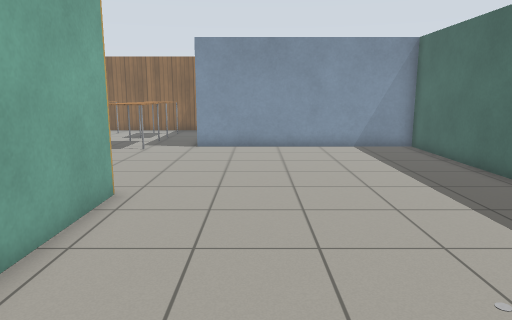
view 1 (above)

19 first-person views from a walk through a Gazebo world. The camera is 1.2 m above the floor, tilts 10° down and sees 70° across. The floor is counted in squares, 0.5 m on a side. Each view is taken from the middle of a square. On the plan, view 1 faces up. The plan holds only what a view shows up to about 20 squares ahead; the rest is blank. The robots in the file are not drawn. Gazebo's built-in surfaces are drawn with simple patterns. Some surface patterns are stand-ins.

view 2
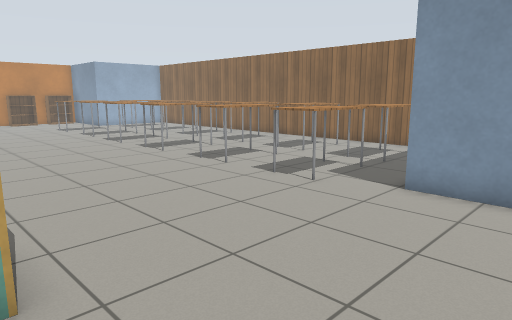

view 3
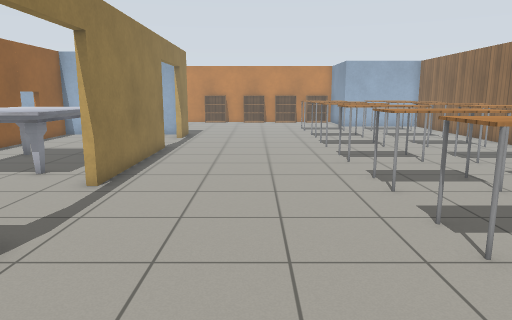

view 4
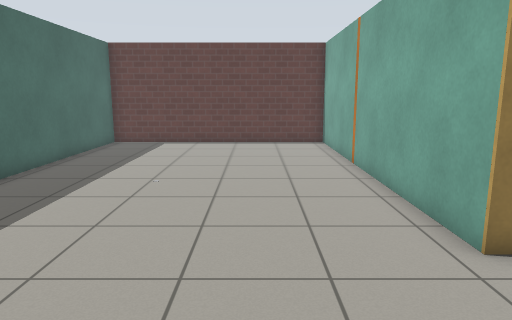

view 5
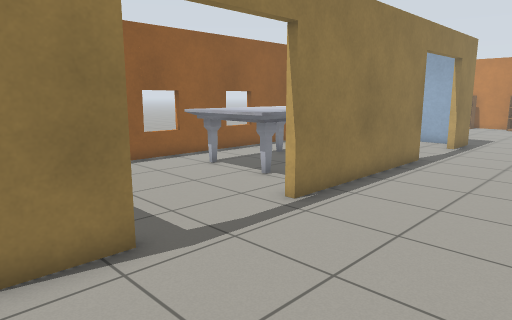

view 6
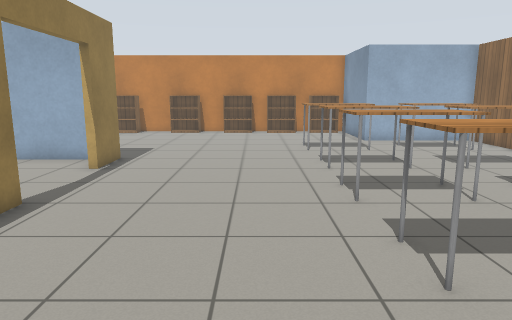

view 7
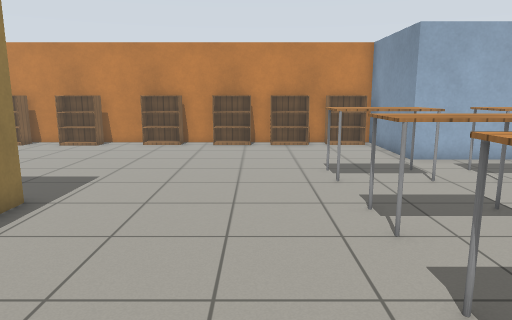

view 8
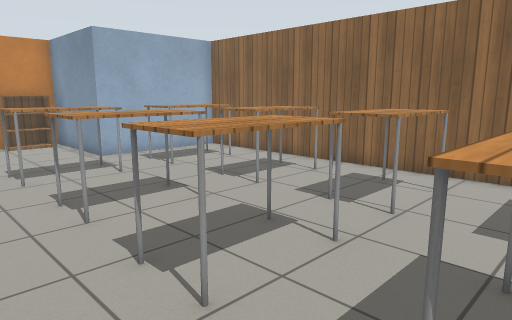

view 9
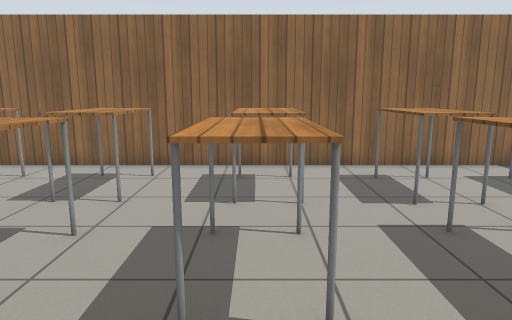

view 10
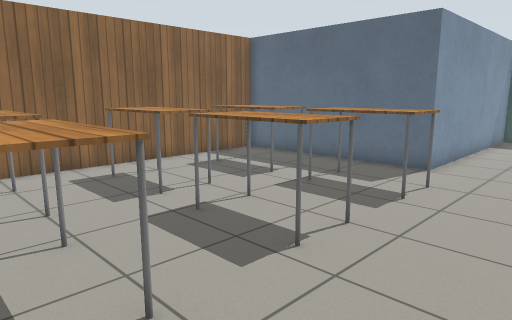

view 11
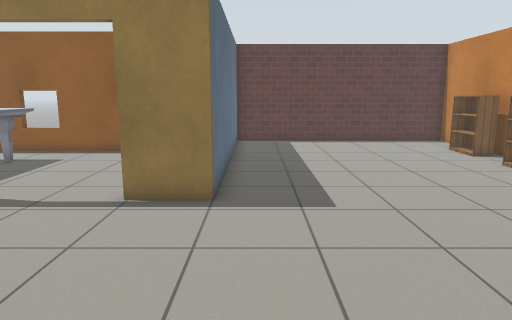

view 12
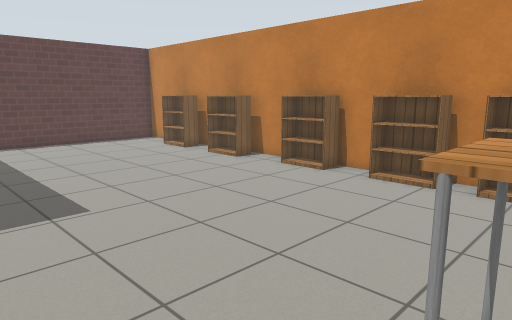

view 13
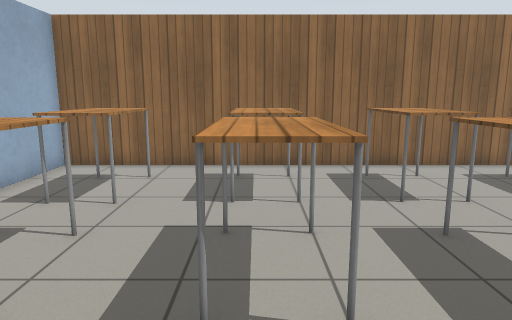

view 14
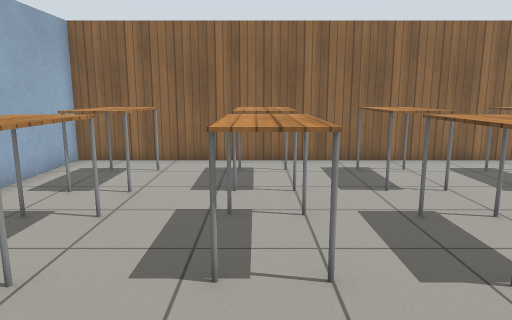

view 15
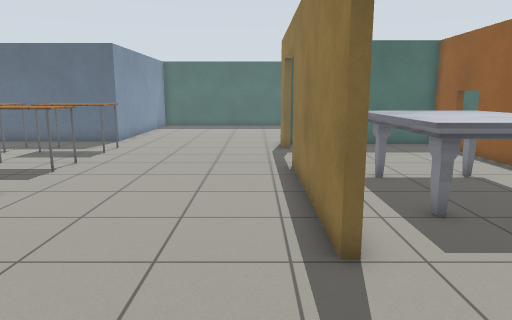

view 16
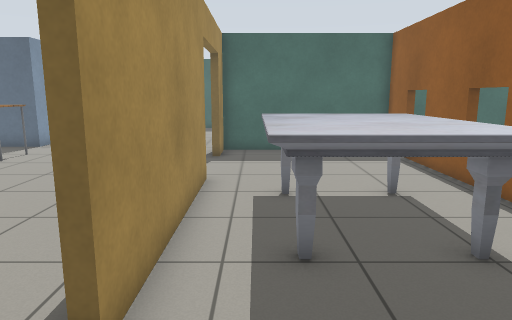

view 17
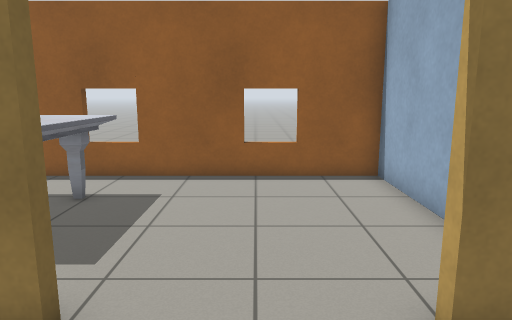

view 18
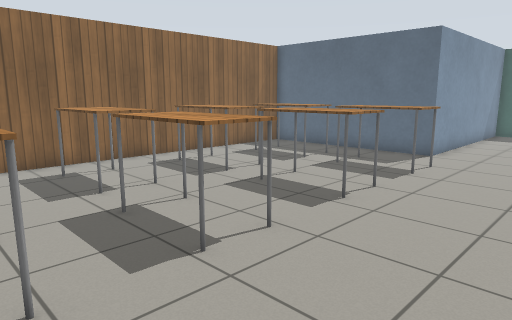

view 19
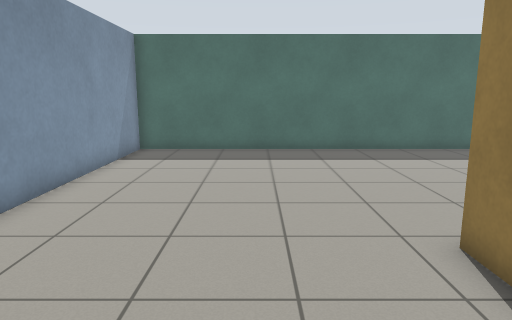

### Floor plan
Ten units are one square. View 1 is at (0, 0); x grows to the right and y downward. Boxes are objects, and circles mark ways between rooms. Rooms are numbered by the first view taken in them; rooms with no view inside come last. Other rooms are left out.
<svg viewBox="-344 -261 423 316">
<path fill="none" stroke="#000" d="M-170 -87 -95 -87M-56 -87 -35 -87 -35 50 74 50 74 -172 -28 -172 -28 -256 -287 -256 -287 -199 -339 -199 -339 25 -230 25 -230 -87 -209 -87M-95 -84 -170 -84M-209 -87 -209 -84M-227 -80 -227 -12 -38 -12 -38 -84 -56 -84"/>
<rect x="-335" y="-25" width="10" height="20" fill="#bbb"><title>bookshelf</title></rect>
<rect x="-335" y="-65" width="10" height="20" fill="#bbb"><title>bookshelf</title></rect>
<rect x="-335" y="-105" width="10" height="20" fill="#bbb"><title>bookshelf</title></rect>
<rect x="-335" y="-135" width="10" height="20" fill="#bbb"><title>bookshelf</title></rect>
<rect x="-335" y="-165" width="10" height="20" fill="#bbb"><title>bookshelf</title></rect>
<rect x="-335" y="-195" width="10" height="20" fill="#bbb"><title>bookshelf</title></rect>
<rect x="-275" y="-245" width="30" height="40" fill="#bbb"><title>table</title></rect>
<rect x="-265" y="-195" width="20" height="40" fill="#bbb"><title>table</title></rect>
<rect x="-225" y="-195" width="20" height="30" fill="#bbb"><title>table</title></rect>
<rect x="-225" y="-245" width="20" height="40" fill="#bbb"><title>table</title></rect>
<rect x="-185" y="-195" width="20" height="40" fill="#bbb"><title>table</title></rect>
<rect x="-185" y="-245" width="20" height="40" fill="#bbb"><title>table</title></rect>
<rect x="-155" y="-195" width="30" height="30" fill="#bbb"><title>table</title></rect>
<rect x="-145" y="-245" width="20" height="40" fill="#bbb"><title>table</title></rect>
<rect x="-105" y="-195" width="20" height="30" fill="#bbb"><title>table</title></rect>
<rect x="-105" y="-245" width="20" height="40" fill="#bbb"><title>table</title></rect>
<rect x="-65" y="-195" width="20" height="30" fill="#bbb"><title>table</title></rect>
<rect x="-65" y="-235" width="20" height="30" fill="#bbb"><title>table</title></rect>
<rect x="-155" y="-75" width="50" height="50" fill="#bbb"><title>marble table</title></rect>
<circle cx="-190" cy="-86" r="3" fill="#2a7"/>
<circle cx="-75" cy="-85" r="3" fill="#2a7"/>
<text x="-130" y="-120">1</text>
<text x="-140" y="-50">2</text>
</svg>
Room 1 opens to room 2.

Where each view was taken, in squares from view 1:
view 1: 0 up, 0 right, facing up
view 2: 8 up, 1 right, facing up-left
view 3: 13 up, 0 right, facing left
view 4: 14 up, 0 right, facing down
view 5: 14 up, 3 left, facing down-left
view 6: 14 up, 9 left, facing left
view 7: 14 up, 15 left, facing left
view 8: 14 up, 14 left, facing up-left
view 9: 13 up, 14 left, facing up
view 10: 13 up, 15 left, facing up-right
view 11: 17 up, 24 left, facing down
view 12: 17 up, 23 left, facing down-left
view 13: 13 up, 22 left, facing up
view 14: 12 up, 22 left, facing up
view 15: 10 up, 22 left, facing right
view 16: 7 up, 20 left, facing right
view 17: 12 up, 19 left, facing down
view 18: 12 up, 18 left, facing up-right
view 19: 12 up, 9 left, facing right
